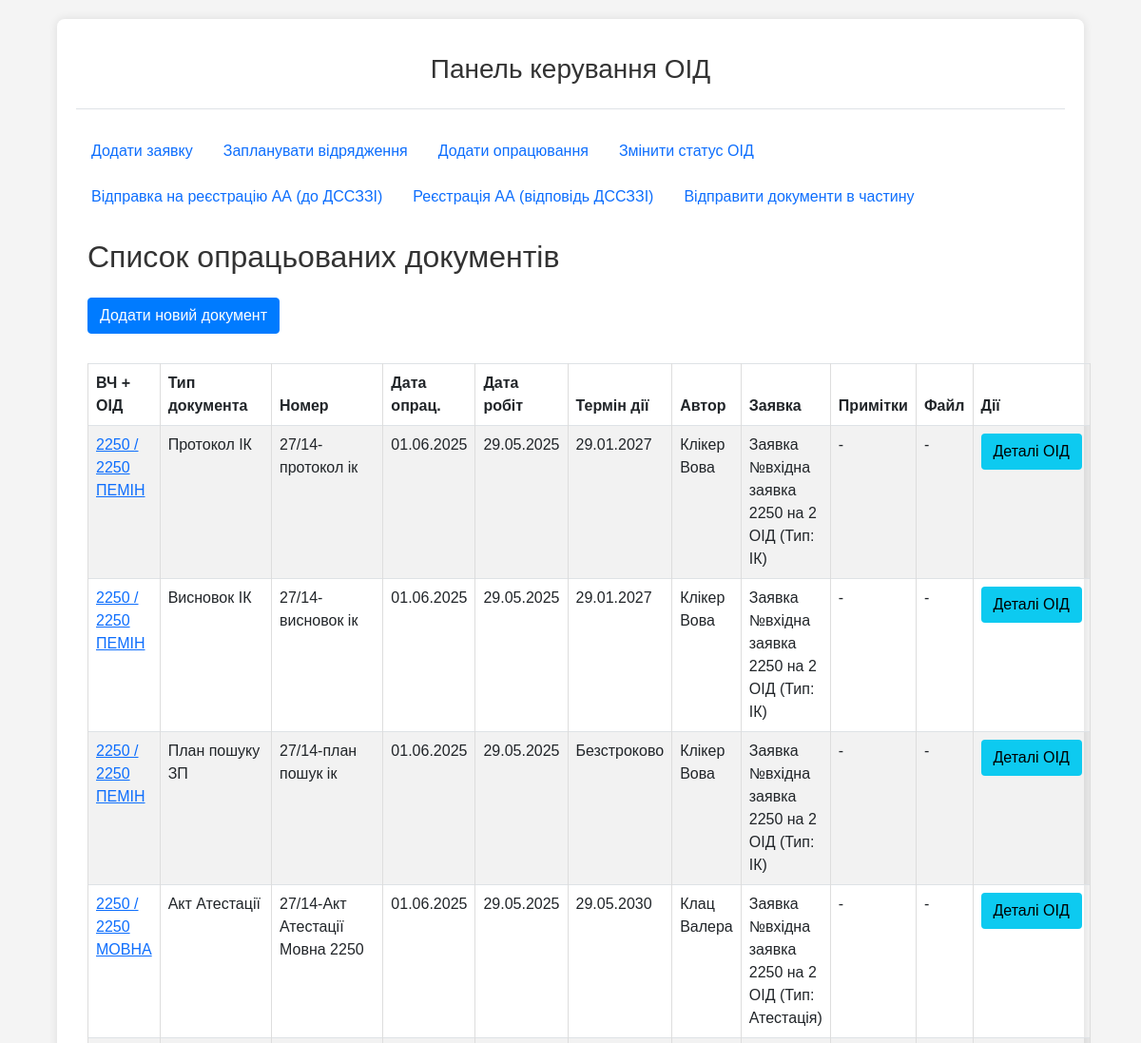
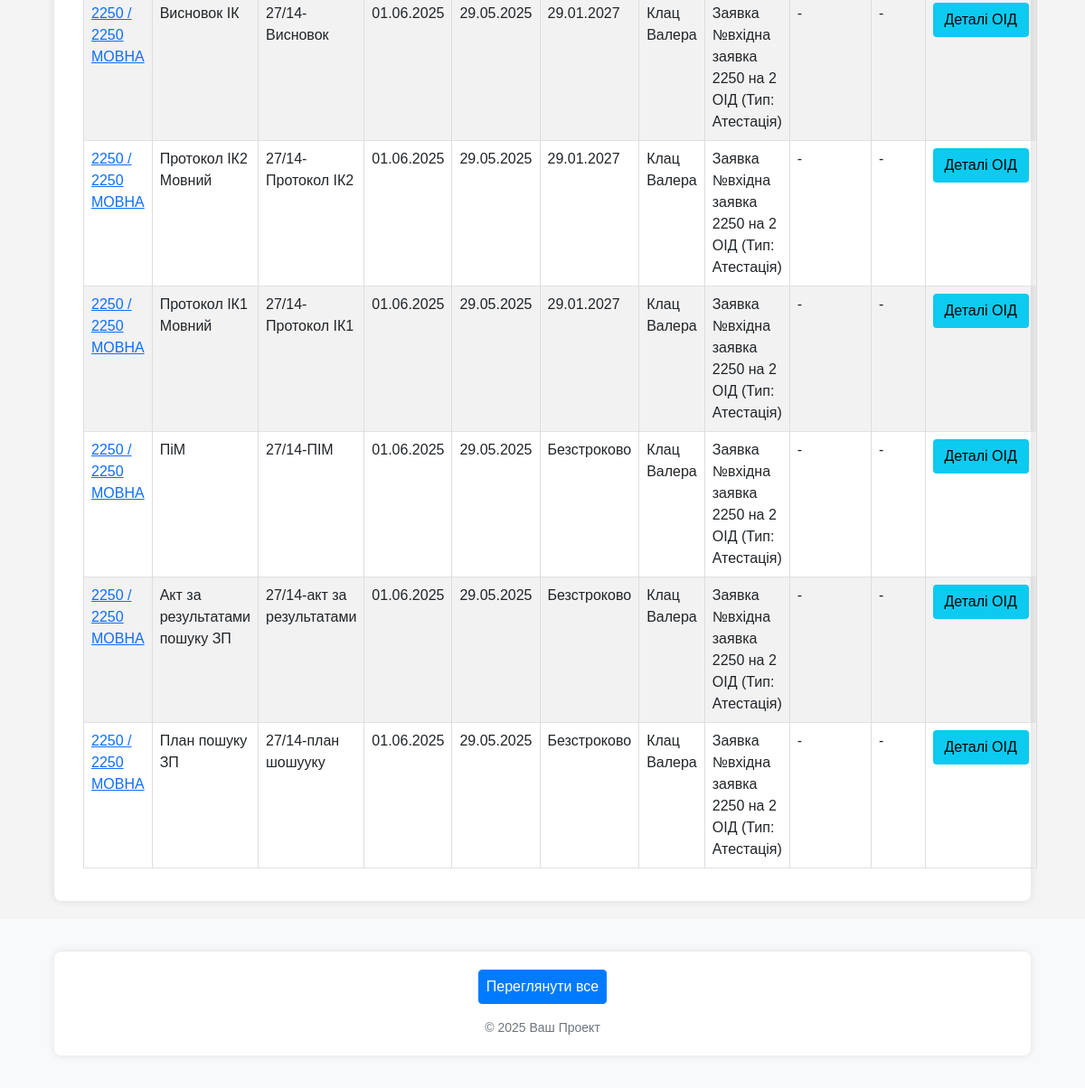
The app's page /oids/documents/ with its own data (2 pictures, top to bottom).
### oids/models.py (models this page shows, shortened)
class Document(models.Model):
    oid = models.ForeignKey(
        OID,
        on_delete=models.CASCADE,
        verbose_name="ОІД",
        related_name='documents'
    )
    work_request_item = models.ForeignKey(
        WorkRequestItem,
        on_delete=models.SET_NULL,
        blank=True,
        null=True,
        verbose_name="Елемент заявки",
        related_name='produced_documents'
    )
    document_type = models.ForeignKey(
        DocumentType,
        on_delete=models.PROTECT,
        verbose_name="Тип документа"
    )
    document_number = models.CharField(max_length=50, default='27/14-', verbose_name="Підготовлений № документа")
    process_date = models.DateField(verbose_name="Дата опрацювання") # Дата внесення документа
    work_date = models.DateField(verbose_name="Дата проведення робіт") # Дата, коли роботи фактично проводилися
    author = models.ForeignKey(
        Person,
        on_delete=models.SET_NULL,
        null=True,
        blank=True,
        verbose_name="Автор документа",
        related_name='authored_documents'
    )
    attachment = models.FileField(upload_to="attestation_docs/", blank=True, null=True, verbose_name="Прикріплений файл (Опційно)")
    note = models.TextField(blank=True, null=True, verbose_name="Примітки")
    created_at = models.DateTimeField(auto_now_add=True, verbose_name="Дата створення запису")
    updated_at = models.DateTimeField(auto_now=True, verbose_name="Дата останнього оновлення")
    expiration_date = models.DateField(verbose_name="Дата завершення дії", blank=True, null=True)
    attestation_registration_sent = models.ForeignKey(
        AttestationRegistration,
        on_delete=models.SET_NULL, # Якщо запис про відправку видаляється, інформація в документі залишається, але без зв'язку
        null=True,
        blank=True,
        verbose_name="Відправлено на реєстрацію ДССЗЗІ (в складі листа)",
        related_name="registered_documents" # Дозволить отримати всі документи в цій відправці
    )
    dsszzi_registered_number = models.CharField(
        max_length=50,
        blank=True,
        null=True,
        verbose_name="Зареєстрований номер в ДССЗЗІ (для цього акту)"
    )
    dsszzi_registered_date = models.DateField(
        blank=True,
        null=True,
        verbose_name="Дата реєстрації в ДССЗЗІ (для цього акту)"
    )
    class Meta:
        verbose_name = "Опрацьований документ"
        verbose_name_plural = "Опрацьовані документи"
        ordering = ['-process_date', '-work_date']

class OID(models.Model):
    unit = models.ForeignKey(
        Unit,
        on_delete=models.CASCADE,
        verbose_name="Військова частина",
        related_name='oids' # Дозволить отримати всі ОІД для частини: `unit_instance.oids.all()`
    )
    oid_type = models.CharField(max_length=10, choices=OIDTypeChoices.choices, verbose_name="Тип ОІД")
    cipher = models.CharField(max_length=100, verbose_name="Шифр ОІД", unique=True) # Додав шифр, як вказано в описі
    sec_level = models.CharField(max_length=15, choices=SecLevelChoices.choices, verbose_name="Гриф")
    full_name = models.CharField(max_length=255, verbose_name="Повна назва ОІД", blank=True, null=True) # Змінив name на full_name
    room = models.CharField(max_length=255, verbose_name="Приміщення №")
    status = models.CharField(max_length=30, choices=OIDStatusChoices.choices, default=OIDStatusChoices.NEW, verbose_name="Поточний стан ОІД")
    note = models.TextField(verbose_name="Примітка", blank=True, null=True)
    created_at = models.DateTimeField(auto_now_add=True, verbose_name="Дата створення запису")
    updated_at = models.DateTimeField(auto_now=True, verbose_name="Дата останнього оновлення")
    class Meta:
        verbose_name = "Об’єкт інформаційної діяльності (ОІД)"
        verbose_name_plural = "Об’єкти інформаційної діяльності (ОІД)"

class Unit(models.Model):
    territorial_management = models.ForeignKey(
        TerritorialManagement,
        on_delete=models.SET_NULL, # Якщо ТУ видаляється, частина може залишитися, але без прив'язки до ТУ.
        null=True,
        blank=True,
        verbose_name="Територіальне управління",
        related_name='units' # Дозволить отримати всі частини для ТУ: `tu_instance.units.all()`
    )
    code = models.CharField(max_length=50, unique=True, verbose_name="Код частини (номер)")
    name = models.CharField(max_length=255, verbose_name="Назва військової частини", blank=True, null=True) # Можливо, назва не завжди потрібна, якщо є код
    city = models.CharField(max_length=100, verbose_name="Місто розташування") # Збільшив max_length для міст
    distance_from_gu = models.PositiveIntegerField(verbose_name="Відстань від ГУ (км)", blank=True, null=True) # Змінив на PositiveIntegerField
    unit_groups = models.ManyToManyField(
        UnitGroup,
        blank=True,
        verbose_name="Групи військових частин",
        related_name='units' # Дозволить отримати всі частини для групи: `group_instance.units.all()`
    )
    note = models.TextField(verbose_name="Примітки", blank=True, null=True)
    class Meta:
        verbose_name = "Військова частина"
        verbose_name_plural = "Військові частини"

class DocumentType(models.Model):
    oid_type = models.CharField(
        "Тип ОІД",
        max_length=20,
        choices=[('МОВНА', 'МОВНА'), ('ПЕМІН', 'ПЕМІН'), ('СПІЛЬНИЙ', 'СПІЛЬНИЙ')],
    )
    work_type = models.CharField(
        "Тип робіт",
        max_length=20,
        choices=[('Атестація', 'Атестація'), ('ІК', 'ІК'), ('СПІЛЬНИЙ', 'СПІЛЬНИЙ')],
    )
    name = models.CharField("Назва документа", max_length=100) # Прибрав unique=True, оскільки назва може повторюватись для різних типів ОІД/робіт (наприклад, "План пошуку ЗП")
    has_expiration = models.BooleanField("Має термін дії", default=False) # Змінив на Boolean
    duration_months = models.PositiveIntegerField(
        "Тривалість (у місяцях)",
        default=0,
        help_text="Якщо документ має термін дії, вкажіть тривалість у місяцях. Якщо не обмежений — залишити 0."
    )
    is_required = models.BooleanField("Обов'язковість", default=True) # Додав поле обов'язковості
    class Meta:
        unique_together = ('oid_type', 'work_type', 'name') # Документ унікальний для комбінації тип ОІД/робота/назва
        verbose_name = "Тип документа"
        verbose_name_plural = "Типи документів"
        ordering = ['oid_type', 'work_type', 'name'] # Додано сортування

class Person(models.Model):
    full_name = models.CharField(max_length=255, verbose_name="Прізвище, ім'я") # Змінив name на full_name
    position = models.CharField(max_length=255, verbose_name="Посада")
    is_active = models.BooleanField(default=True, verbose_name="Активний") # Додав поле активності
    class Meta:
        verbose_name = "Виконавець"
        verbose_name_plural = "Виконавці"

class WorkRequestItem(models.Model):
    request = models.ForeignKey(
        WorkRequest,
        on_delete=models.CASCADE,
        related_name="items",
        verbose_name="Заявка"
    )
    oid = models.ForeignKey(
        OID,
        on_delete=models.CASCADE,
        related_name='work_request_items', # Дозволить знайти всі елементи заявок, що стосуються цього ОІД
        verbose_name="Об’єкт інформаційної діяльності"
    )
    work_type = models.CharField(max_length=20, choices=WorkTypeChoices.choices, verbose_name="Запитуваний тип роботи")
    status = models.CharField(
        max_length=30,
        choices=WorkRequestStatusChoices.choices,
        default=WorkRequestStatusChoices.PENDING,
        verbose_name="Статус опрацювання ОІД в заявці"
    )
    created_at = models.DateTimeField(auto_now_add=True, verbose_name="Дата створення запису")
    updated_at = models.DateTimeField(auto_now=True, verbose_name="Дата останнього оновлення")
    class Meta:
        unique_together = ('request', 'oid', 'work_type') # Один ОІД не може мати двічі одну і ту ж роботу в одній заявці
        verbose_name = "Елемент заявки"
        verbose_name_plural = "Елементи заявки"

class WorkRequest(models.Model):
    unit = models.ForeignKey(
        Unit,
        on_delete=models.CASCADE,
        verbose_name="Військова частина",
        related_name='work_requests' # Дозволить отримати всі заявки для частини
    )
    incoming_number = models.CharField(verbose_name="Вхідний обліковий номер заявки", max_length=50, unique=False)
    incoming_date = models.DateField(verbose_name="Вхідна дата заявки", default=timezone.now)
    note = models.TextField(verbose_name="Примітки", blank=True, null=True)
    status = models.CharField(
        max_length=30,
        choices=WorkRequestStatusChoices.choices,
        default=WorkRequestStatusChoices.PENDING,
        verbose_name="Статус заявки"
    )
    created_at = models.DateTimeField(auto_now_add=True, verbose_name="Дата створення запису")
    updated_at = models.DateTimeField(auto_now=True, verbose_name="Дата останнього оновлення")
    class Meta:
        verbose_name = "Заявка на проведення робіт"
        verbose_name_plural = "Заявки на проведення робіт"
        unique_together = ('unit', 'incoming_number') # Заявка унікальна в межах частини

### oids/views.py (the view)
# urls.py: path('documents/', views.document_list_view, name='list_documents'),
def document_list_view(request):
    documents_list = Document.objects.select_related(
        'oid__unit__territorial_management', # Оптимізація для доступу до Unit та OID
        'oid__unit',
        'oid',
        'document_type',
        'author',
        'work_request_item__request'
    ).order_by('-process_date', '-created_at') # Новіші за датою опрацювання, потім за датою створення
    paginator = Paginator(documents_list, 25) # 25 документів на сторінку
    page_number = request.GET.get('page')
    page_obj = paginator.get_page(page_number)
    context = {
        'page_title': 'Список опрацьованих документів',
        'documents': page_obj, # Передаємо об'єкт сторінки пагінатора
        'page_obj': page_obj # Для навігації пагінатора
    }
    return render(request, 'oids/lists/document_list.html', context)

### oids/templates/oids/lists/document_list.html (shortened to what this page needs)
{% extends "oids/base.html" %}
{% block content %}
<div class="container-fluid">
    <h2 class="mb-4">{{ page_title }}</h2>
    <a href="{% url 'oids:add_document_processing_view_name' %}" class="btn btn-primary mb-3">Додати новий документ</a>
    {% if documents %}
        <table class="table table-striped table-bordered table-hover">
            <thead class="thead-dark">
                <tr>
                    <th>ВЧ + ОІД</th>
                    <th>Тип документа</th>
                    <th>Номер</th>
                    <th>Дата опрац.</th>
                    <th>Дата робіт</th>
                    <th>Термін дії</th>
                    <th>Автор</th>
                    <th>Заявка</th>
                    <th>Примітки</th>
                    <th>Файл</th>
                    <th>Дії</th>
                </tr>
            </thead>
            <tbody>
                {% for doc in documents %}
                    <tr>
                        <td>
                            <a href="{% url 'oids:oid_detail_view_name' doc.oid.id %}">
                                {{ doc.oid.unit.code }} / {{ doc.oid.cipher }}
                            </a>
                        </td>
                        <td>{{ doc.document_type.name }}</td>
                        <td>{{ doc.document_number }}</td>
                        <td>{{ doc.process_date|date:"d.m.Y" }}</td>
                        <td>{{ doc.work_date|date:"d.m.Y" }}</td>
                        <td>
                            {% if doc.expiration_date %}
                                {{ doc.expiration_date|date:"d.m.Y" }}
                            {% else %}
                                Безстроково
                            {% endif %}
                        </td>
                        <td>{{ doc.author.full_name|default:"-" }}</td>
                        <td>
                            {% if doc.work_request_item %}
                                Заявка №{{ doc.work_request_item.request.incoming_number }}
                                (Тип: {{ doc.work_request_item.get_work_type_display }})
                            {% else %}
                                -
                            {% endif %}
                        </td>
                        <td>{{ doc.note|truncatewords:10|default:"-" }}</td>
                        <td>
                            {% if doc.attachment %}
                                <a href="{{ doc.attachment.url }}" target="_blank">Переглянути</a>
                            {% else %}
                                -
                            {% endif %}
                        </td>
                        <td>
                            <a href="{% url 'oids:oid_detail_view_name' doc.oid.id %}#doc-{{ doc.id }}" class="btn btn-sm btn-info">Деталі ОІД</a>
                        </td>
                    </tr>
                {% endfor %}
            </tbody>
        </table>
    {% else %}
        <p>Немає опрацьованих документів.</p>
    {% endif %}
</div>
{% endblock %}

### oids/static/oids/css/style.css (style rules this page uses)
body { font-family: Arial, sans-serif; margin: 0; padding: 0; background-color: #f4f4f4; color: #333; }
table { width: 100%; border-collapse: collapse; margin-top: 15px; }
table, th, td { border: 1px solid #ddd; }
th, td { padding: 8px; text-align: left; }
th { background-color: #f2f2f2; }
.btn { display: inline-block; font-weight: 400; text-align: center; white-space: nowrap; vertical-align: middle; user-select: none; border: 1px solid transparent; padding: 0.375rem 0.75rem; font-size: 1rem; line-height: 1.5; border-radius: 0.25rem; text-decoration: none; cursor: pointer; transition: color 0.15s ease-in-out, background-color 0.15s ease-in-out, border-color 0.15s ease-in-out, box-shadow 0.15s ease-in-out; }
.btn-primary { color: #fff; background-color: #007bff; border-color: #007bff; }

### records on screen
Document: oid.unit.code "2250", oid.cipher "2250 ПЕМІН", document_type.name "Протокол ІК", document_number "27/14-протокол ік", process_date "01.06.2025", work_date "29.05.2025", expiration_date "29.01.2027", author.full_name "Клікер Вова", work_request_item.request.incoming_number "вхідна заявка 2250 на 2 ОІД", work_request_item.work_type "ІК", note "-"
Document: oid.unit.code "2250", oid.cipher "2250 ПЕМІН", document_type.name "Висновок ІК", document_number "27/14-висновок ік", process_date "01.06.2025", work_date "29.05.2025", expiration_date "29.01.2027", author.full_name "Клікер Вова", work_request_item.request.incoming_number "вхідна заявка 2250 на 2 ОІД", work_request_item.work_type "ІК", note "-"
Document: oid.unit.code "2250", oid.cipher "2250 ПЕМІН", document_type.name "План пошуку ЗП", document_number "27/14-план пошук ік", process_date "01.06.2025", work_date "29.05.2025", shows "Безстроково", author.full_name "Клікер Вова", work_request_item.request.incoming_number "вхідна заявка 2250 на 2 ОІД", work_request_item.work_type "ІК", note "-"
Document: oid.unit.code "2250", oid.cipher "2250 МОВНА", document_type.name "Акт Атестації", document_number "27/14-Акт Атестації Мовна 2250", process_date "01.06.2025", work_date "29.05.2025", expiration_date "29.05.2030", author.full_name "Клац Валера", work_request_item.request.incoming_number "вхідна заявка 2250 на 2 ОІД", work_request_item.work_type "Атестація", note "-"
Document: oid.unit.code "2250", oid.cipher "2250 МОВНА", document_type.name "Висновок ІК", document_number "27/14-Висновок", process_date "01.06.2025", work_date "29.05.2025", expiration_date "29.01.2027", author.full_name "Клац Валера", work_request_item.request.incoming_number "вхідна заявка 2250 на 2 ОІД", work_request_item.work_type "Атестація", note "-"
Document: oid.unit.code "2250", oid.cipher "2250 МОВНА", document_type.name "Протокол ІК2 Мовний", document_number "27/14-Протокол ІК2", process_date "01.06.2025", work_date "29.05.2025", expiration_date "29.01.2027", author.full_name "Клац Валера", work_request_item.request.incoming_number "вхідна заявка 2250 на 2 ОІД", work_request_item.work_type "Атестація", note "-"
Document: oid.unit.code "2250", oid.cipher "2250 МОВНА", document_type.name "Протокол ІК1 Мовний", document_number "27/14-Протокол ІК1", process_date "01.06.2025", work_date "29.05.2025", expiration_date "29.01.2027", author.full_name "Клац Валера", work_request_item.request.incoming_number "вхідна заявка 2250 на 2 ОІД", work_request_item.work_type "Атестація", note "-"
Document: oid.unit.code "2250", oid.cipher "2250 МОВНА", document_type.name "ПіМ", document_number "27/14-ПІМ", process_date "01.06.2025", work_date "29.05.2025", shows "Безстроково", author.full_name "Клац Валера", work_request_item.request.incoming_number "вхідна заявка 2250 на 2 ОІД", work_request_item.work_type "Атестація", note "-"
Document: oid.unit.code "2250", oid.cipher "2250 МОВНА", document_type.name "Акт за результатами пошуку ЗП", document_number "27/14-акт за результатами", process_date "01.06.2025", work_date "29.05.2025", shows "Безстроково", author.full_name "Клац Валера", work_request_item.request.incoming_number "вхідна заявка 2250 на 2 ОІД", work_request_item.work_type "Атестація", note "-"
Document: oid.unit.code "2250", oid.cipher "2250 МОВНА", document_type.name "План пошуку ЗП", document_number "27/14-план шошууку", process_date "01.06.2025", work_date "29.05.2025", shows "Безстроково", author.full_name "Клац Валера", work_request_item.request.incoming_number "вхідна заявка 2250 на 2 ОІД", work_request_item.work_type "Атестація", note "-"

### other values on screen
{{ page_title }} "Список опрацьованих документів"
